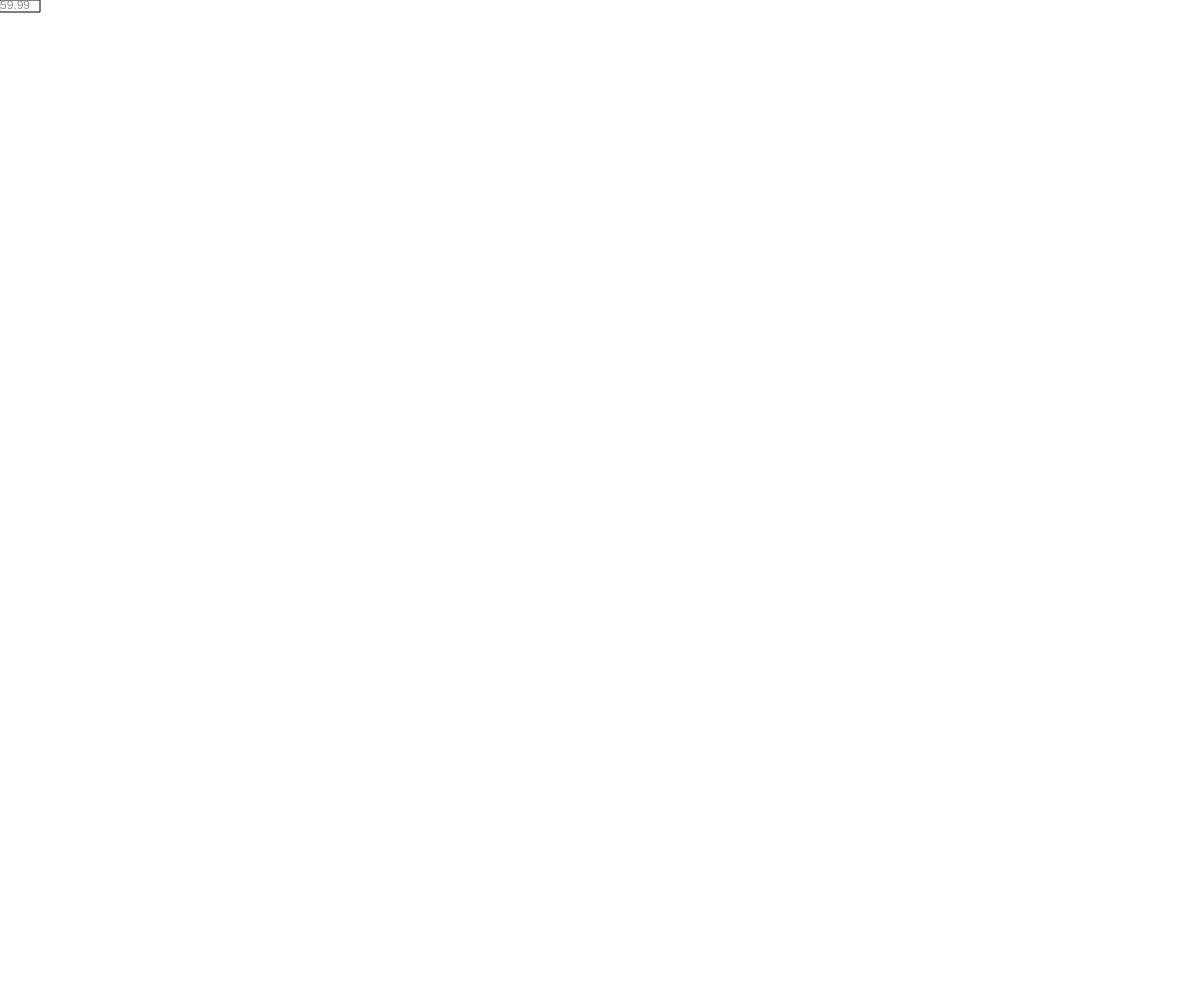
Frame 1 (no input)
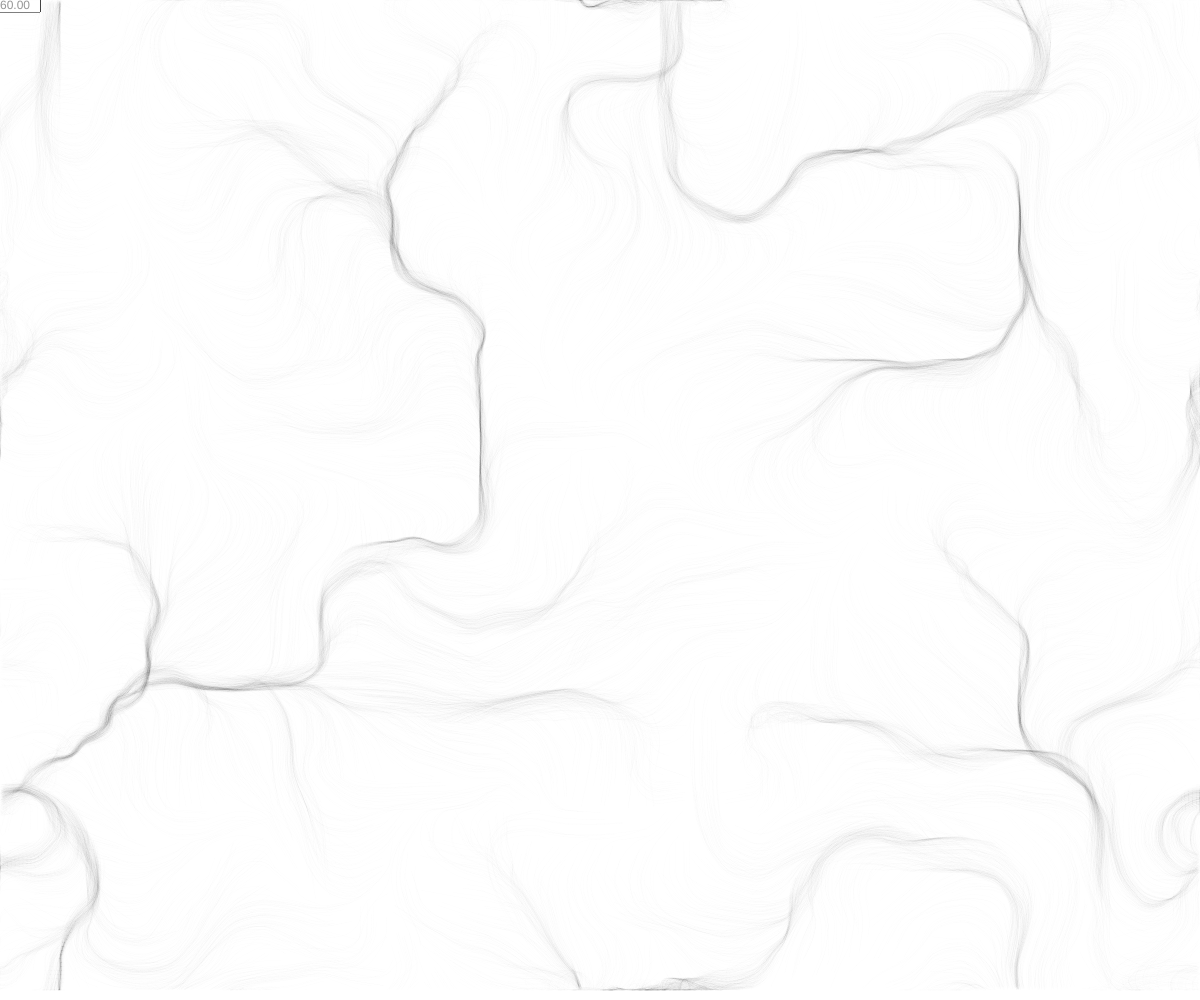
Frame 60 (no input)
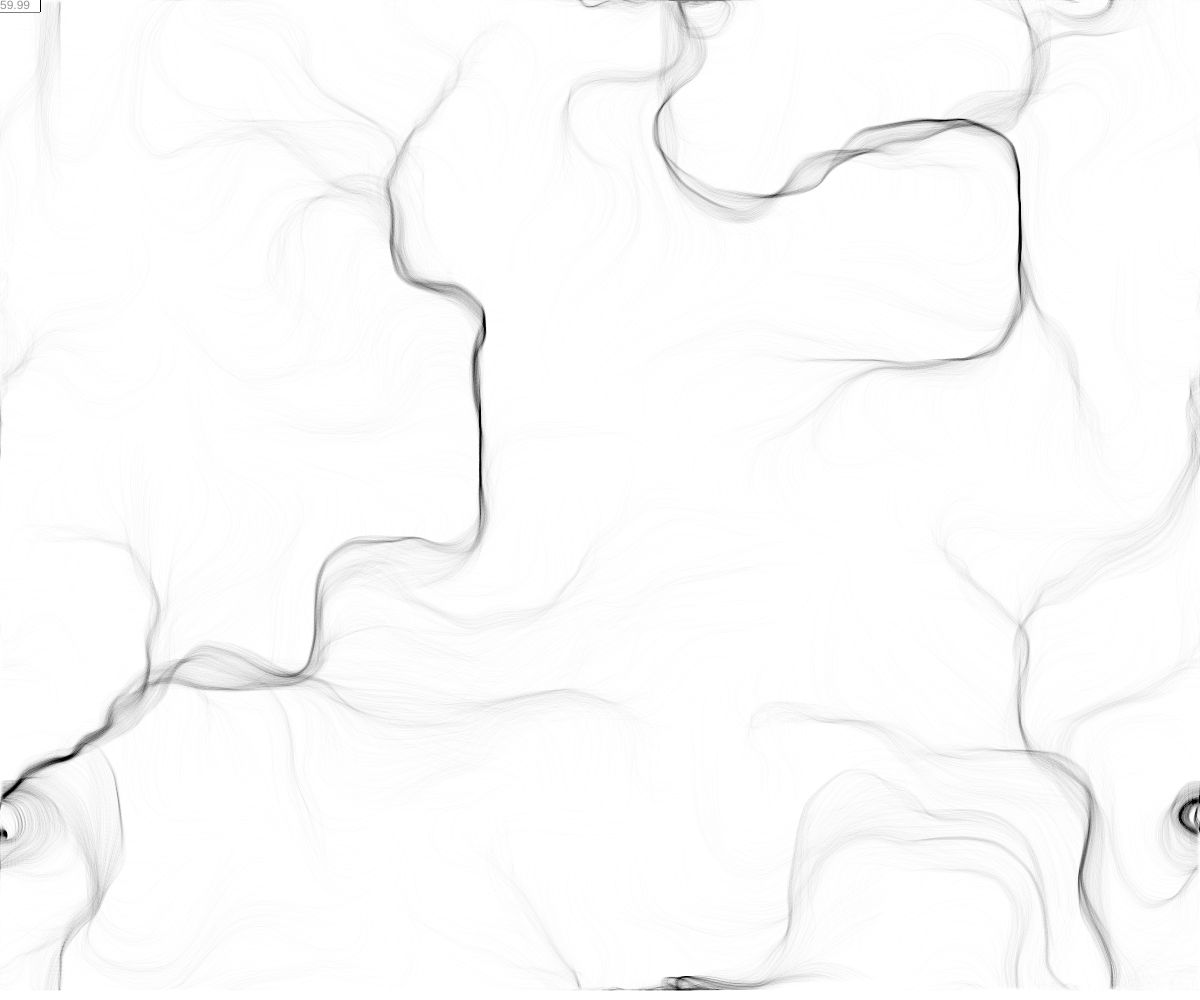
Frame 120 (the mouse pressed at the canvas centre since frame 60)

The p5.js sketch that drew these frames (run headless with seeded random() and noise() and a simulated clock; from frame 60 on, the mouse is pressed at the canvas centre):

// p5.js sketch
// ── sketch.js

const increment = 0.1;
const scale = 30;

let F = [];


function setup()
{
  createCanvas(window.innerWidth, window.innerHeight);
  
  let rows = floor(height / scale);
  let columns = floor(width / scale);

  F = new Flowfield(rows, columns, scale);

  background(255);
}

function draw()
{
  fill(255);
  rect(0, 0, 40, textSize());
  textAlign(LEFT, TOP);
  fill(150);
  text(nfc(frameRate(), 2), 0, 0);

  F.update();
}


class Flowfield
{
  constructor(r, c, s)
  {
    this.rows = r;
    this.columns = c;
    this.scale = s;

    this.particleAmount = 10000;
    this.increment = 0.1;
    this.zIncrement = 0.002;

    this.yOffset = 0;
    this.xOffset = 0;
    this.zOffset = 0;

    this.debug = false;

    this.vectors = [];
    this.vectors.length = this.rows * this.columns;

    this.particles = [];

    this.populate();
  }

  populate = () =>
  {
    for (let i = 0; i < this.particleAmount; i++)
    {
      this.particles.push(new Particle(this));
    }
  }

  update = () =>
  {
    /* Update Flowfield */
    this.yOffset = 0;
    for (let y = 0; y < this.rows; y++)
    {

      this.xOffset = 0;
      for (let x = 0; x < this.columns; x++)
      {

        let angle = noise(this.xOffset, this.yOffset, this.zOffset) * TWO_PI * 3;

        let v = p5.Vector.fromAngle(angle);
        v.setMag(1);

        this.vectors[this.index(x, y)] = v;

        if (this.debug) this.drawDebug(x, y, v);

        this.xOffset += this.increment;
      }

      this.yOffset += this.increment;
    }

    this.zOffset += this.zIncrement;

    /* Update Particles */
    this.particles.forEach(p =>
    {      
      let x = floor(p.pos.x / this.scale);
      let y = floor(p.pos.y / this.scale);
      p.follow(this.vectors[this.index(x, y)]);
      p.update();
      p.edges();
      p.show();
    })
  }


  index = (x, y) => { return x + y * this.columns; }

  drawDebug = (x, y, v) =>
  {
    /* Grid */
    stroke(150);
    strokeWeight(0.5);
    fill(255);
    rect( x * this.scale, y * this.scale, this.scale, this.scale);

    /* Vector */
    push();
    stroke(0);
    strokeWeight(1);
    translate(x * scale, y * scale);
    rotate(v.heading());
    line(0, 0, scale, 0);
    pop();

    /* Grid Label */
    textAlign(LEFT, TOP);
    noStroke();
    fill(150);
    textSize(10);
    text(`X${x}/Y${y}`, x * this.scale, y * this.scale)

  }
}


function Particle(p)
{
  this.parent = p;
  this.pos = createVector(random(this.parent.columns * this.parent.scale), random(this.parent.rows * this.parent.scale));
  this.prePos = this.pos.copy();
  this.vel = createVector(0, 0);
  this.acc = createVector(0, 0);
  this.maxSpeed = 4;

  this.update = () =>
  {
    this.prePos.x = this.pos.x;
    this.prePos.y = this.pos.y;

    this.vel.add(this.acc);
    this.vel.limit(this.maxSpeed);
    this.pos.add(this.vel);
    this.acc.mult(0);

  }

  this.applyForce = (f) =>
  {
    this.acc.add(f);
  }

  this.show = () =>
  {
    stroke(0, 5);
    strokeWeight(0.5);
    line(this.pos.x, this.pos.y, this.prePos.x, this.prePos.y);
  }

  this.edges = () =>
  {
    if (this.pos.x < 0)
    {
      this.pos.x = this.prePos.x = this.parent.columns * this.parent.scale;
    }

    if (this.pos.y < 0)
    {
      this.pos.y = this.prePos.y = this.parent.rows * this.parent.scale;
    }

    if (this.pos.x > this.parent.columns * this.parent.scale)
    {
      this.pos.x = this.prePos.x = 0;
    }

    if (this.pos.y > this.parent.rows * this.parent.scale)
    {
      this.pos.y = this.prePos.y = 0;
    }
  }

  this.follow = (vector) =>
  {
    this.applyForce(vector);
  }
}
